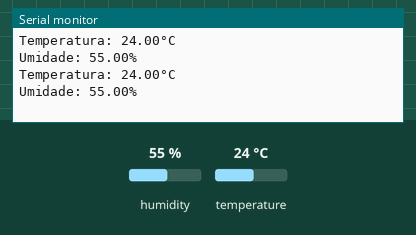
A sketch run on a simulated Arduino Uno, built with avr-gcc and run on an emulated ATmega328P. On the bench: the last lines printed to the serial monitor. The inputs (shaded band) are chosen by the test bench; at power-on: humidity 55 %, temperature 24 °C.

Above: at 2.8 s.
2.9 s: humidity set to 22 %
At 4.5 s:
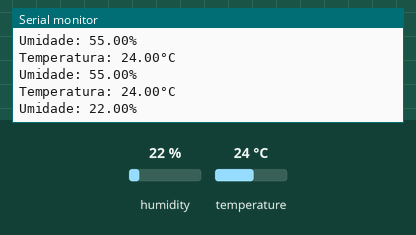
5.6 s: temperature set to 12 °C
At 7.0 s:
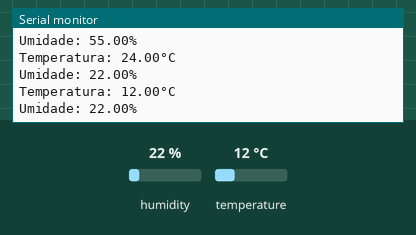
8.3 s: humidity set to 40 %
At 10.6 s:
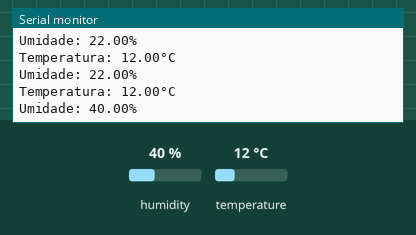
Timing chart, 0 to 12.1 s (numbered marks = the images above; inputs shaded):
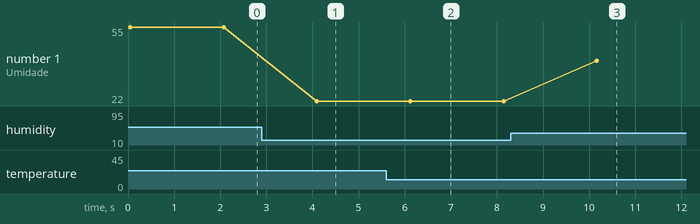

The sketch:

sensortemperaturaeumidade.ino
```cpp
#include <DHT.h>
#define DHT_PIN 2 // Pino de comunicação do sensor DHT11
DHT dht(DHT_PIN, DHT11);
void setup() {
  Serial.begin(9600);
  dht.begin();
}
void loop() {
  float temperatura = dht.readTemperature();
  float umidade = dht.readHumidity();
  Serial.print("Temperatura: ");
  Serial.print(temperatura);
  Serial.println("°C");
  Serial.print("Umidade: ");
  Serial.print(umidade);
  Serial.println("%");
  delay(2000);
}
```

Measured:
- after the input at 2.9 s, the serial monitor: prints a new line after 1.2 s (image 1)
- after the input at 5.6 s, the serial monitor: prints a new line after 0.50 s (image 2)
- after the input at 8.3 s, the serial monitor: prints a new line after 1.9 s (image 3)
- plotted number 1: 55 → 22 after the input at 2.9 s, 22 → 40 after the input at 8.3 s
